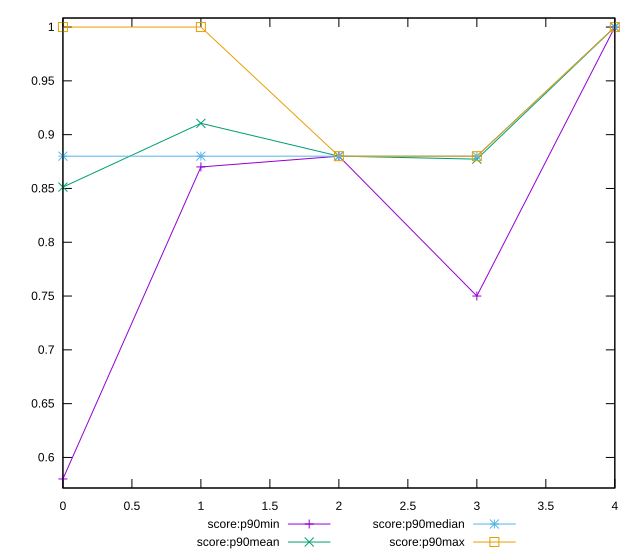

This figure's gnuplot source:
reset

$scoreP90Min <<EOF
0 0.58
1 0.87
2 0.88
3 0.75
4 1
EOF

$scoreP90Mean <<EOF
0 0.851276595744681
1 0.9105319148936167
2 0.8799999999999998
3 0.8772340425531914
4 1
EOF

$scoreP90Median <<EOF
0 0.88
1 0.88
2 0.88
3 0.88
4 1
EOF

$scoreP90Max <<EOF
0 1
1 1
2 0.88
3 0.88
4 1
EOF

set key outside below
set xrange [0:4]
set yrange [0.5716:1.0084]
set trange [0.5716:1.0084]
set terminal svg size 640, 560 enhanced background rgb 'white'
set output "report_00011_2021-02-09T10:53:21.242Z/unused-css-rules/progression/score.svg"

plot $scoreP90Min title "score:p90min" with linespoints, \
     $scoreP90Mean title "score:p90mean" with linespoints, \
     $scoreP90Median title "score:p90median" with linespoints, \
     $scoreP90Max title "score:p90max" with linespoints

reset
